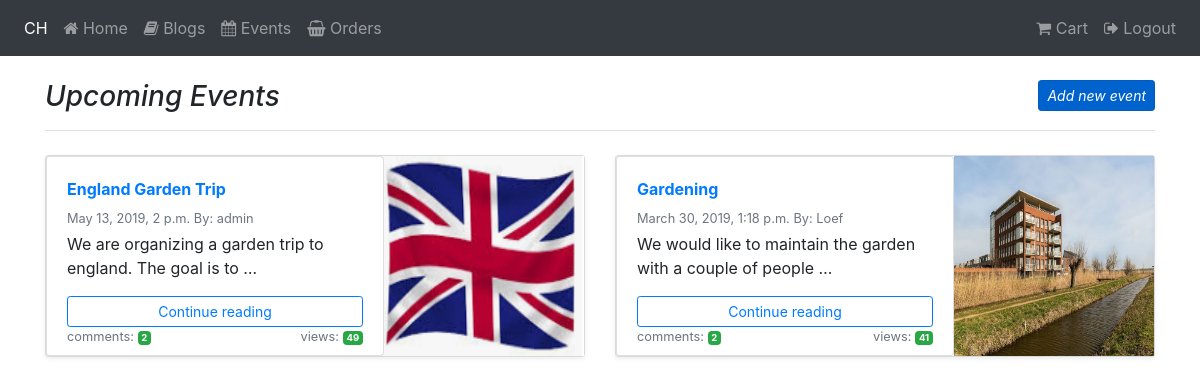
Page /events/events/ (signed in) on the earlier database version.
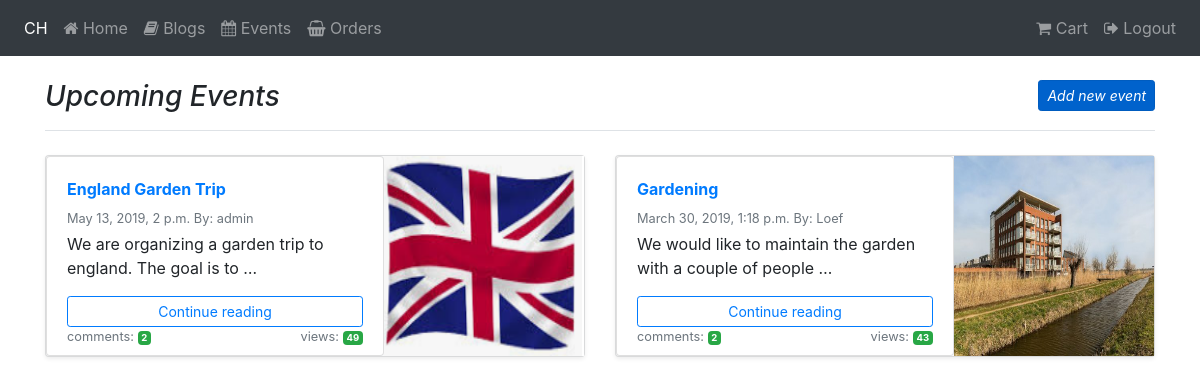
Same page on the later database version.
### events/models.py (models this page shows, shortened)
class Event(models.Model):
    author = models.ForeignKey(User, on_delete=models.CASCADE, related_name="event_author")
    title = models.CharField(max_length=200)
    details = models.TextField()
    location = models.CharField(max_length=200)
    views = models.IntegerField(default=0)
    price = models.DecimalField(max_digits=6, decimal_places=2)
    event_image = models.ImageField(upload_to="images", null=True, blank=True)
    scheduled_date_start = models.DateTimeField(blank=True, null=True)
    scheduled_date_end = models.DateTimeField(blank=True, null=True)
    published_date = models.DateTimeField(auto_now_add=True)

### events/views.py (the view)
def get_events(request):
    if request.user.is_authenticated:
        events = Event.objects.filter(published_date__lte=timezone.now()).order_by('-published_date')
        return render(request, "eventposts.html", {'events': events})
    else:
        return redirect(reverse('index'))

### cart/contexts.py (called while the page is built)
def cart_contents(request):
    cart = request.session.get('cart', {})
    cart_items = []
    total = 0
    product_count = 0
    for id, quantity in cart.items():
        event = get_object_or_404(Event, pk=id)
        total += quantity * event.price
        product_count += quantity
        cart_items.append({'id':id, 'quantity': quantity, 'event': event})
    return { 'cart_items': cart_items, 'total': total,
        'product_count': product_count }

### events/templates/eventposts.html
{% extends 'base.html' %}
{% block content %}
<div class="container">
   <h3 class="pb-3 mb-4 font-italic border-bottom">
      Upcoming Events <a href="{% url 'new_event' %}" class="btn btn-primary btn-sm active floatright" role="button" aria-pressed="true">Add new event</a>
   </h3>
   <div class="row">
      {% for event in events %}
      <div class="col-md-6">
         <div class="card flex-md-row mb-4 shadow-sm h-md-250 bg-light">
            <div class="card-body card-text card d-flex flex-column less-padding-bottom">
                <strong class="d-inline-block mb-2 text-primary">{{event.title}}</strong>
                <div class="mb-1 text-muted small">{{event.scheduled_date_start}} By: {{event.author}} </div>
                <p class="card-text mb-auto">{{event.details|truncatewords:12}}</p>
                <a class="btn btn-outline-primary btn-sm" role="button" href="{% url 'event_detail' event.id %}">Continue reading</a>
                <div class="mb-1 text-muted small">
                   <span>comments: </span><span class="badge badge-success">{{ event.event_comment_id.count }}</span>
                   <span class="floatright">views: <span class="badge badge-success">{{event.views}}</span></span>
                </div>
            </div>
            <img class="card-img-right flex-auto d-none d-lg-block" alt="Thumbnail [200x250]" src="{{ MEDIA_URL }}{{ event.event_image }}" style="width: 200px; height: 200px;">
         </div>
      </div>
    {% endfor %}
   </div>
</div>
{% endblock %}

### templates/base.html (shortened to what this page needs)
{% load staticfiles %}
<!DOCTYPE html>
<html lang="en">
<head>
    <link rel="stylesheet" href="https://stackpath.bootstrapcdn.com/font-awesome/4.7.0/css/font-awesome.min.css" type="text/css" />
    <link rel="stylesheet" href="https://stackpath.bootstrapcdn.com/bootstrap/4.2.1/css/bootstrap.min.css">
    <link rel="stylesheet" href="{% static 'css/custom.css' %}">
</head>
<body>
<nav class="navbar navbar-expand-md navbar-dark bg-dark">
    <div class="navbar-collapse collapse w-100 order-1 order-md-0 dual-collapse2">
        <ul class="navbar-nav mr-auto">
            {% if user.is_authenticated %}
                <li class="nav-item active">
                    <a class="nav-link" href="{% url 'overview' %}">CH</a>
                </li>
            {% else %}
                <li class="nav-item active">
                    <a class="nav-link" href="{% url 'index' %}">CH</a>
                </li>
            {% endif %}
            {% if user.is_authenticated %}
            <li class="nav-item">
                <a class="nav-link" href="{% url 'overview' %}"><i class="fa fa-home" aria-hidden="true"></i> Home</a>
            </li>
            <li class="nav-item">
                <a class="nav-link" href="{% url 'get_blogs' %}"><i class="fa fa-book" aria-hidden="true"></i> Blogs</a>
            </li>
            <li class="nav-item">
                <a class="nav-link" href="{% url 'get_events' %}"><i class="fa fa-calendar" aria-hidden="true"></i> Events</a>
            </li>
            <li class="nav-item">
                <a class="nav-link" href="{% url 'orderhistory' %}"><i class="fa fa-shopping-basket" aria-hidden="true"></i> Orders</a>
            </li>
            {% endif %}
        </ul>
    </div>
    <div class="navbar-collapse collapse w-100 order-3 dual-collapse2">
        <ul class="navbar-nav ml-auto">
        {% if user.is_authenticated %}
            <li class="nav-item">
                <a class="nav-link" href="{% url 'view_cart' %}">
                    <i class="fa fa-shopping-cart"></i> Cart
                </a>
            </li>
            <li class="nav-item">
                <a class="nav-link" href="{% url 'logout' %}"><i class="fa fa-sign-out" aria-hidden="true"></i> Logout</a>
            </li>
        {% else %}
            <li class="nav-item">
                <a class="nav-link" href="{% url 'SignIn' %}"><i class="fa fa-sign-in" aria-hidden="true"></i> SignIn</a>
            </li>
        {% endif %}
        </ul>
    </div>
</nav>
<br>
{% block content %}
{% endblock %}
</body>
</html>

### static/css/custom.css (style rules this page uses)
.less-padding-bottom { padding-bottom: 4px !important }
.floatright { float: right !important }
.card-text { word-wrap: break-word; }
.card { max-width: 100%; }

Differences in the rows shown:
changed Event "Gardening": views "41" → "43"
